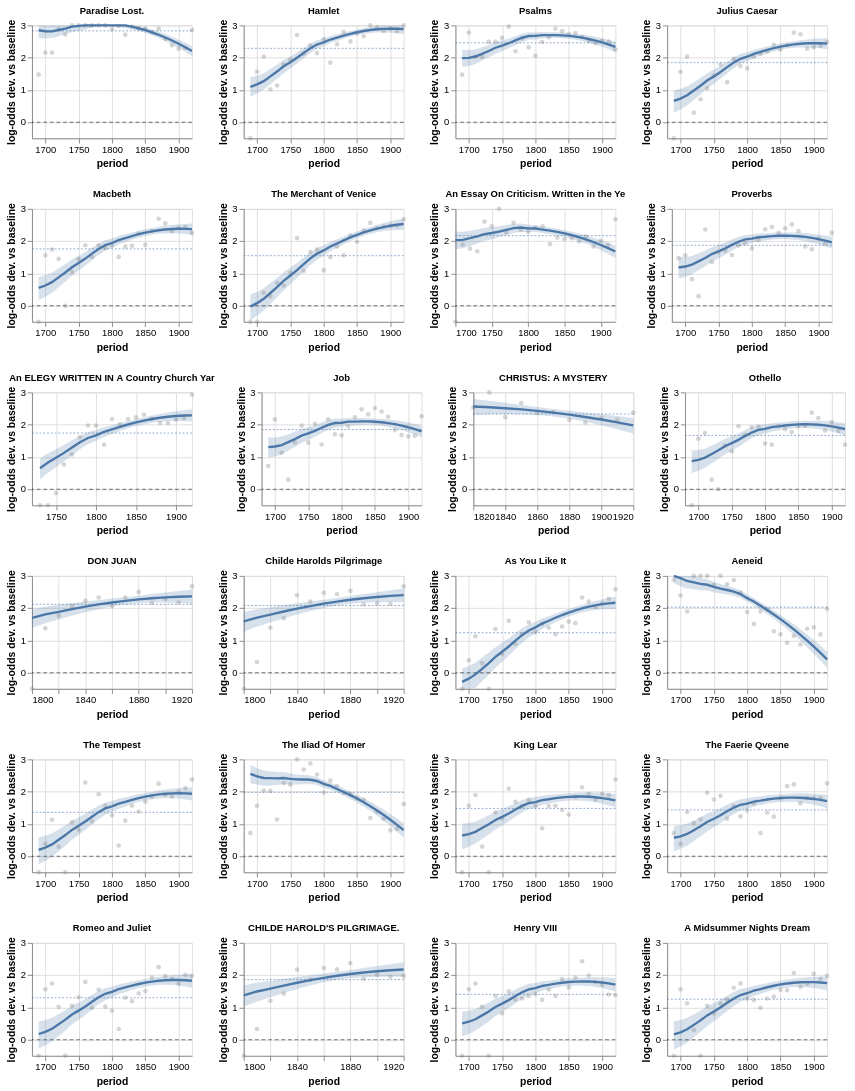

Notebook code cell kept with this figure:
### Markdown cell above
### 1.2 Deviation from the shared baseline

The panels plot `P(quoted)` directly, so each panel inherits the shared `bs(period_c, df=4)` curve and the panels resemble each other. The peak in the mid-nineteenth century is real and shared across poems, but because it dominates every panel visually, it makes the individual-poem signal hard to see. This subsection changes one thing: the y-axis goes from `P(quoted)` to **log-odds deviation from the cross-poem baseline**:

$$\text{dev}(\text{poem}, t) \;=\; \operatorname{logit}\big(\hat P_{\text{Bayes}}(\text{poem}, t)\big) \;-\; \operatorname{logit}\big(\bar P(t)\big)$$

where $\bar P(t)$ is the mean fitted probability across all modelled poems in decade $t$. Subtracting the shared hump out of every panel leaves the poem-specific component behind.

Reading guide:

- **Dashed horizontal line at 0** — the poem is at the corpus average in that decade.
- **Above 0** — the poem is *more* quoted than the average modelled poem; **below 0** — less.
- **Dotted horizontal line per panel** — each poem's lifetime mean deviation. This tells you the poem's overall level (canonical or fringe) separately from its trajectory.
- **Slope of the blue line** — the poem's trajectory. Tilting up means gaining share of citation; tilting down means losing it.
- **Blue 95 % CI band** — posterior uncertainty on the deviation at each decade.
- **Grey dots** — raw per-decade deviation, $\operatorname{logit}(\text{observed share}) - \operatorname{logit}(\text{baseline})$.

With the shared hump gone, the twenty-four panels look genuinely different. Some sit mostly flat above zero (stable canon), some sweep up from below zero to above (late arrivals), some descend from above zero toward baseline (classics losing ground). Each panel now shows the poem's own story, not the corpus's.

### Code cell
if not RUN_BAMBI or "_plot_df_b" not in dir():
    print("§1.1 must run first — requires `_plot_df_b` in the namespace.")
else:
    # Log-odds deviation from the cross-poem baseline (logit p − logit baseline).
    _base_logit_df = _baseline_bayes_df.copy()
    _base_logit_df["baseline_logit"] = _safe_logit(_base_logit_df["baseline_p"])

    _dev_df = _plot_df_b.merge(_base_logit_df[["period", "baseline_logit"]], on="period", how="left")
    _dev_df["logit_dev"]    = _safe_logit(_dev_df["p_bayes"])    - _dev_df["baseline_logit"]
    _dev_df["logit_dev_lo"] = _safe_logit(_dev_df["p_bayes_lo"]) - _dev_df["baseline_logit"]
    _dev_df["logit_dev_hi"] = _safe_logit(_dev_df["p_bayes_hi"]) - _dev_df["baseline_logit"]
    _dev_df["logit_dev_raw"] = _safe_logit(_dev_df["prop_quoted_raw"]) - _dev_df["baseline_logit"]

    # Hardcoded y-domain: the top-24 by lifetime_works are all canonical poems
    # above the cross-poem baseline, so a symmetric [-cap, +cap] wastes half the
    # panel. If you later swap `_facet_ids_b` to include sub-baseline poems,
    # widen the lower bound here (or restore the percentile-cap heuristic).
    _DEV_Y_DOMAIN = (-0.5, 3.0)
    _dev_domain = list(_DEV_Y_DOMAIN)
    _dev_scale = alt.Scale(domain=_dev_domain, clamp=True)

    # Shared X axis for every panel — drop the thousands-comma (1,800 → 1800).
    _xax_period_d = alt.X(
        "period:Q",
        title="period",
        axis=alt.Axis(format=".0f", labelExpr=_pretty_axis_label_expr()),
    )

    _zero_rule = (
        alt.Chart(pd.DataFrame({"y": [0.0]}))
        .mark_rule(color="black", strokeDash=[4, 3], strokeWidth=1.1, opacity=0.55)
        .encode(y=alt.Y("y:Q", scale=_dev_scale))
    )

    _sm_panels_dev = []
    for _fpid in _facet_ids_b:
        _pdf = _dev_df[_dev_df["poem_id"] == _fpid].copy()
        _title_str = _facet_labels_b.get(_fpid, _fpid)[:40]
        _lifetime_mean = float(_pdf["logit_dev"].mean())

        _mean_rule = (
            alt.Chart(pd.DataFrame({"y": [_lifetime_mean]}))
            .mark_rule(color="#4c78a8", strokeDash=[2, 2], strokeWidth=1.0, opacity=0.65)
            .encode(y=alt.Y("y:Q", scale=_dev_scale))
        )
        _dots = (
            alt.Chart(_pdf)
            .mark_point(size=24, opacity=0.35, filled=True, color="#888")
            .encode(x=_xax_period_d, y=alt.Y("logit_dev_raw:Q", scale=_dev_scale))
        )
        _band = (
            alt.Chart(_pdf)
            .mark_area(opacity=0.22, color="#4c78a8")
            .encode(
                x=_xax_period_d,
                y=alt.Y("logit_dev_lo:Q", scale=_dev_scale,
                        title="log-odds dev. vs baseline"),
                y2=alt.Y2("logit_dev_hi:Q"),
            )
        )
        _line = (
            alt.Chart(_pdf)
            .mark_line(strokeWidth=2.5, color="#4c78a8")
            .encode(x=_xax_period_d,
                    y=alt.Y("logit_dev:Q", scale=_dev_scale,
                            title="log-odds dev. vs baseline"))
        )
        _panel = (
            alt.layer(_zero_rule, _mean_rule, _band, _dots, _line)
            .properties(width=170, height=120,
                        title=alt.TitleParams(_title_str, fontSize=10))
        )
        _sm_panels_dev.append(_panel)

    _rows_dev = [
        alt.hconcat(*_sm_panels_dev[_r : _r + 4])
        for _r in range(0, _FACET_N_B, 4)
    ]

    from IPython.display import display as _display
    # Title and caption printed separately so you can copy them into a figure caption.
    _title_5ip = (
        f"Top {_FACET_N_B} poems — Bayesian deviation from the cross-poem baseline "
        "(log-odds scale)"
    )
    _caption_5ip = (
        "Black dashed = baseline (at 0) | Blue dashed = poem's lifetime mean | "
        "Blue line = Bayesian posterior mean ± 95% CI | Grey dots = raw deviation."
    )
    print(f"Title:   {_title_5ip}")
    print(f"Caption: {_caption_5ip}")
    _display(alt.vconcat(*_rows_dev))
